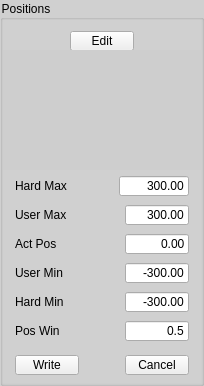
       <widget class="QGroupBox" name="gbPositions">
        <property name="styleSheet">
         <string notr="true">QGroupBox {
    background-color: #d0d0d0;
}
</string>
        </property>
        <property name="title">
         <string>Positions</string>
        </property>
        <layout class="QVBoxLayout" name="verticalLayout">
         <property name="spacing">
          <number>0</number>
         </property>
         <property name="leftMargin">
          <number>0</number>
         </property>
         <property name="topMargin">
          <number>0</number>
         </property>
         <property name="rightMargin">
          <number>0</number>
         </property>
         <property name="bottomMargin">
          <number>0</number>
         </property>
         <item>
          <widget class="QGroupBox" name="groupBox_3">
           <property name="maximumSize">
            <size>
             <width>16777215</width>
             <height>30</height>
            </size>
           </property>
           <property name="styleSheet">
            <string notr="true">QGroupBox {
    border: none;
    margin-top: 0px;
}
</string>
           </property>
           <property name="title">
            <string/>
           </property>
           <layout class="QHBoxLayout" name="horizontalLayout_44">
            <property name="topMargin">
             <number>5</number>
            </property>
            <property name="bottomMargin">
             <number>0</number>
            </property>
            <item>
             <widget class="QPushButton" name="pushButton">
              <property name="minimumSize">
               <size>
                <width>0</width>
                <height>20</height>
               </size>
              </property>
              <property name="maximumSize">
               <size>
                <width>64</width>
                <height>20</height>
               </size>
              </property>
              <property name="text">
               <string>Edit</string>
              </property>
             </widget>
            </item>
           </layout>
          </widget>
         </item>
         <item>
          <spacer name="verticalSpacer_11">
           <property name="orientation">
            <enum>Qt::Orientation::Vertical</enum>
           </property>
           <property name="sizeHint" stdset="0">
            <size>
             <width>20</width>
             <height>40</height>
            </size>
           </property>
          </spacer>
         </item>
         <item>
          <spacer name="verticalSpacer_5">
           <property name="orientation">
            <enum>Qt::Orientation::Vertical</enum>
           </property>
           <property name="sizeHint" stdset="0">
            <size>
             <width>20</width>
             <height>40</height>
            </size>
           </property>
          </spacer>
         </item>
         <item>
          <spacer name="verticalSpacer">
           <property name="orientation">
            <enum>Qt::Orientation::Vertical</enum>
           </property>
           <property name="sizeHint" stdset="0">
            <size>
             <width>20</width>
             <height>40</height>
            </size>
           </property>
          </spacer>
         </item>
         <item>
          <widget class="QGroupBox" name="groupBox_18">
           <property name="sizePolicy">
            <sizepolicy hsizetype="Preferred" vsizetype="Preferred">
             <horstretch>0</horstretch>
             <verstretch>0</verstretch>
            </sizepolicy>
           </property>
           <property name="maximumSize">
            <size>
             <width>16777215</width>
             <height>30</height>
            </size>
           </property>
           <property name="styleSheet">
            <string notr="true">QGroupBox {
    border: none;
    margin-top: 0px;
}
</string>
           </property>
           <property name="title">
            <string/>
           </property>
           <layout class="QHBoxLayout" name="horizontalLayout_11">
            <property name="topMargin">
             <number>0</number>
            </property>
            <property name="bottomMargin">
             <number>0</number>
            </property>
            <item>
             <widget class="QLabel" name="label_9">
              <property name="maximumSize">
               <size>
                <width>16777215</width>
                <height>20</height>
               </size>
              </property>
              <property name="text">
               <string>Hard Max</string>
              </property>
             </widget>
            </item>
            <item>
             <spacer name="horizontalSpacer_17">
              <property name="orientation">
               <enum>Qt::Orientation::Horizontal</enum>
              </property>
              <property name="sizeHint" stdset="0">
               <size>
                <width>40</width>
                <height>20</height>
               </size>
              </property>
             </spacer>
            </item>
            <item>
             <widget class="QLineEdit" name="leHardMax">
              <property name="sizePolicy">
               <sizepolicy hsizetype="Expanding" vsizetype="Fixed">
                <horstretch>0</horstretch>
                <verstretch>0</verstretch>
               </sizepolicy>
              </property>
              <property name="minimumSize">
               <size>
                <width>64</width>
                <height>20</height>
               </size>
              </property>
              <property name="maximumSize">
               <size>
                <width>70</width>
                <height>20</height>
               </size>
              </property>
              <property name="text">
               <string>300.00</string>
              </property>
              <property name="alignment">
               <set>Qt::AlignmentFlag::AlignRight|Qt::AlignmentFlag::AlignTrailing|Qt::AlignmentFlag::AlignVCenter</set>
              </property>
             </widget>
            </item>
           </layout>
          </widget>
         </item>
         <item>
          <widget class="QGroupBox" name="groupBox_17">
           <property name="maximumSize">
            <size>
             <width>16777215</width>
             <height>30</height>
            </size>
           </property>
           <property name="styleSheet">
            <string notr="true">QGroupBox {
    border: none;
    margin-top: 0px;
}
</string>
           </property>
           <property name="title">
            <string/>
           </property>
           <layout class="QHBoxLayout" name="horizontalLayout_10">
            <property name="topMargin">
             <number>0</number>
            </property>
            <property name="bottomMargin">
             <number>0</number>
            </property>
            <item>
             <widget class="QLabel" name="label_8">
              <property name="maximumSize">
               <size>
                <width>16777215</width>
                <height>20</height>
               </size>
              </property>
              <property name="text">
               <string>User Max</string>
              </property>
             </widget>
            </item>
            <item>
             <spacer name="horizontalSpacer_8">
              <property name="orientation">
               <enum>Qt::Orientation::Horizontal</enum>
              </property>
              <property name="sizeHint" stdset="0">
               <size>
                <width>40</width>
                <height>20</height>
               </size>
              </property>
             </spacer>
            </item>
            <item>
             <widget class="QLineEdit" name="leUserMax">
              <property name="minimumSize">
               <size>
                <width>64</width>
                <height>0</height>
               </size>
              </property>
              <property name="maximumSize">
               <size>
                <width>64</width>
                <height>20</height>
               </size>
              </property>
              <property name="text">
               <string>300.00</string>
              </property>
              <property name="alignment">
               <set>Qt::AlignmentFlag::AlignRight|Qt::AlignmentFlag::AlignTrailing|Qt::AlignmentFlag::AlignVCenter</set>
              </property>
             </widget>
            </item>
           </layout>
          </widget>
         </item>
         <item>
          <widget class="QGroupBox" name="groupBox_16">
           <property name="maximumSize">
            <size>
             <width>16777215</width>
             <height>30</height>
            </size>
           </property>
           <property name="styleSheet">
            <string notr="true">QGroupBox {
    border: none;
    margin-top: 0px;
}
</string>
           </property>
           <property name="title">
            <string/>
           </property>
           <layout class="QHBoxLayout" name="horizontalLayout_9">
            <property name="topMargin">
             <number>0</number>
            </property>
            <property name="bottomMargin">
             <number>0</number>
            </property>
            <item>
             <widget class="QLabel" name="label_7">
              <property name="maximumSize">
               <size>
                <width>16777215</width>
                <height>20</height>
               </size>
              </property>
              <property name="text">
               <string>Act Pos</string>
              </property>
             </widget>
            </item>
            <item>
             <spacer name="horizontalSpacer_7">
              <property name="orientation">
               <enum>Qt::Orientation::Horizontal</enum>
              </property>
              <property name="sizeHint" stdset="0">
               <size>
                <width>40</width>
                <height>20</height>
               </size>
              </property>
             </spacer>
            </item>
            <item>
             <widget class="QLineEdit" name="leActPos">
              <property name="minimumSize">
               <size>
                <width>64</width>
                <height>0</height>
               </size>
              </property>
              <property name="maximumSize">
               <size>
                <width>64</width>
                <height>20</height>
               </size>
              </property>
              <property name="text">
               <string>0.00</string>
              </property>
              <property name="alignment">
               <set>Qt::AlignmentFlag::AlignRight|Qt::AlignmentFlag::AlignTrailing|Qt::AlignmentFlag::AlignVCenter</set>
              </property>
             </widget>
            </item>
           </layout>
          </widget>
         </item>
         <item>
          <widget class="QGroupBox" name="groupBox_15">
           <property name="maximumSize">
            <size>
             <width>16777215</width>
             <height>30</height>
            </size>
           </property>
           <property name="styleSheet">
            <string notr="true">QGroupBox {
    border: none;
    margin-top: 0px;
}
</string>
           </property>
           <property name="title">
            <string/>
           </property>
           <layout class="QHBoxLayout" name="horizontalLayout_8">
            <property name="topMargin">
             <number>0</number>
            </property>
            <property name="bottomMargin">
             <number>0</number>
            </property>
            <item>
             <widget class="QLabel" name="label_6">
              <property name="maximumSize">
               <size>
                <width>16777215</width>
                <height>20</height>
               </size>
              </property>
              <property name="text">
               <string>User Min</string>
              </property>
             </widget>
            </item>
            <item>
             <spacer name="horizontalSpacer_6">
              <property name="orientation">
               <enum>Qt::Orientation::Horizontal</enum>
              </property>
              <property name="sizeHint" stdset="0">
               <size>
                <width>40</width>
                <height>20</height>
               </size>
              </property>
             </spacer>
            </item>
            <item>
             <widget class="QLineEdit" name="leUserMin">
              <property name="minimumSize">
               <size>
                <width>64</width>
                <height>0</height>
               </size>
              </property>
              <property name="maximumSize">
               <size>
                <width>64</width>
                <height>20</height>
               </size>
              </property>
              <property name="text">
               <string>-300.00</string>
              </property>
              <property name="alignment">
               <set>Qt::AlignmentFlag::AlignRight|Qt::AlignmentFlag::AlignTrailing|Qt::AlignmentFlag::AlignVCenter</set>
              </property>
             </widget>
            </item>
           </layout>
          </widget>
         </item>
         <item>
          <widget class="QGroupBox" name="groupBox_10">
           <property name="maximumSize">
            <size>
             <width>16777215</width>
             <height>30</height>
            </size>
           </property>
           <property name="styleSheet">
            <string notr="true">QGroupBox {
    border: none;
    margin-top: 0px;
}
</string>
           </property>
           <property name="title">
            <string/>
           </property>
           <layout class="QHBoxLayout" name="horizontalLayout_3">
            <property name="topMargin">
             <number>0</number>
            </property>
            <property name="bottomMargin">
             <number>0</number>
            </property>
            <item>
             <widget class="QLabel" name="label">
              <property name="maximumSize">
               <size>
                <width>16777215</width>
                <height>20</height>
               </size>
              </property>
              <property name="text">
               <string>Hard Min</string>
              </property>
             </widget>
            </item>
            <item>
             <spacer name="horizontalSpacer">
              <property name="orientation">
               <enum>Qt::Orientation::Horizontal</enum>
              </property>
              <property name="sizeHint" stdset="0">
               <size>
                <width>40</width>
                <height>20</height>
               </size>
              </property>
             </spacer>
            </item>
            <item>
             <widget class="QLineEdit" name="leHardMin">
              <property name="minimumSize">
               <size>
                <width>64</width>
                <height>0</height>
               </size>
              </property>
              <property name="maximumSize">
               <size>
                <width>64</width>
                <height>20</height>
               </size>
              </property>
              <property name="text">
               <string>-300.00</string>
              </property>
              <property name="alignment">
               <set>Qt::AlignmentFlag::AlignRight|Qt::AlignmentFlag::AlignTrailing|Qt::AlignmentFlag::AlignVCenter</set>
              </property>
             </widget>
            </item>
           </layout>
          </widget>
         </item>
         <item>
          <widget class="QGroupBox" name="groupBox_14">
           <property name="maximumSize">
            <size>
             <width>16777215</width>
             <height>30</height>
            </size>
           </property>
           <property name="styleSheet">
            <string notr="true">QGroupBox {
    border: none;
    margin-top: 0px;
}
</string>
           </property>
           <property name="title">
            <string/>
           </property>
           <layout class="QHBoxLayout" name="horizontalLayout_7">
            <property name="topMargin">
             <number>0</number>
            </property>
            <property name="bottomMargin">
             <number>0</number>
            </property>
            <item>
             <widget class="QLabel" name="label_5">
              <property name="maximumSize">
               <size>
                <width>16777215</width>
                <height>20</height>
               </size>
              </property>
              <property name="text">
               <string>Pos Win</string>
              </property>
             </widget>
            </item>
            <item>
             <spacer name="horizontalSpacer_5">
              <property name="orientation">
               <enum>Qt::Orientation::Horizontal</enum>
              </property>
              <property name="sizeHint" stdset="0">
               <size>
                <width>40</width>
                <height>20</height>
               </size>
              </property>
             </spacer>
            </item>
            <item>
             <widget class="QLineEdit" name="lePosWin">
              <property name="minimumSize">
               <size>
                <width>64</width>
                <height>0</height>
               </size>
              </property>
              <property name="maximumSize">
               <size>
                <width>64</width>
                <height>20</height>
               </size>
              </property>
              <property name="text">
               <string>0.5</string>
              </property>
              <property name="alignment">
               <set>Qt::AlignmentFlag::AlignRight|Qt::AlignmentFlag::AlignTrailing|Qt::AlignmentFlag::AlignVCenter</set>
              </property>
             </widget>
            </item>
           </layout>
          </widget>
         </item>
         <item>
          <widget class="QGroupBox" name="groupBox_19">
           <property name="styleSheet">
            <string notr="true">QGroupBox {
    border: none;
    margin-top: 0px;
}
</string>
           </property>
           <property name="title">
            <string/>
           </property>
           <layout class="QHBoxLayout" name="horizontalLayout_12">
            <property name="topMargin">
             <number>5</number>
            </property>
            <property name="bottomMargin">
             <number>5</number>
            </property>
            <item>
             <widget class="QPushButton" name="pushButton_5">
              <property name="maximumSize">
               <size>
                <width>64</width>
                <height>20</height>
               </size>
              </property>
              <property name="text">
               <string>Write</string>
              </property>
             </widget>
            </item>
            <item>
             <spacer name="horizontalSpacer_35">
              <property name="orientation">
               <enum>Qt::Orientation::Horizontal</enum>
              </property>
              <property name="sizeHint" stdset="0">
               <size>
                <width>40</width>
                <height>20</height>
               </size>
              </property>
             </spacer>
            </item>
            <item>
             <widget class="QPushButton" name="pushButton_6">
              <property name="maximumSize">
               <size>
                <width>64</width>
                <height>20</height>
               </size>
              </property>
              <property name="text">
               <string>Cancel</string>
              </property>
             </widget>
            </item>
           </layout>
          </widget>
         </item>
        </layout>
       </widget>
